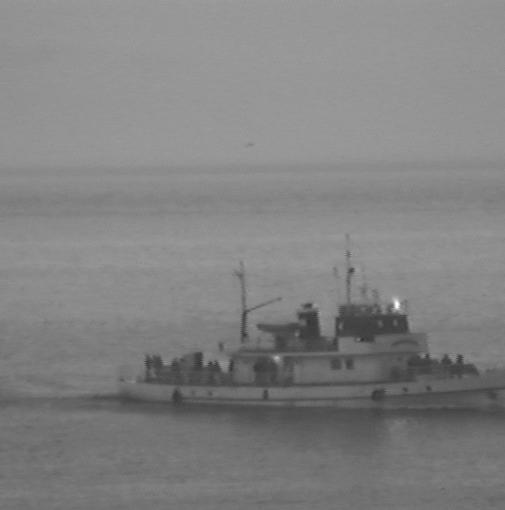
%> input picture Stage 3/Steamboat_Vis.jpg, 505 x 510 px
$ octave SWTimfuse1L_demo.m   (GNU Octave 9; MATLAB toolbox functions it lacks are replaced by stand-ins)
%> lines starting %> are read from the running program, lines starting %| are printed output that depends on the picture
close all;
clear all;
home;

% insert images
img1 = double(imread('Steamboat_Vis.jpg'));
%> img1: size 510x505 double; min 47, max 255, mean 129.8; mean of the top-left, top-right, bottom-left and bottom-right quarters 145, 145.3, 119.2, 109.6
img2 = double(imread('Steamboat_IR.jpg'));
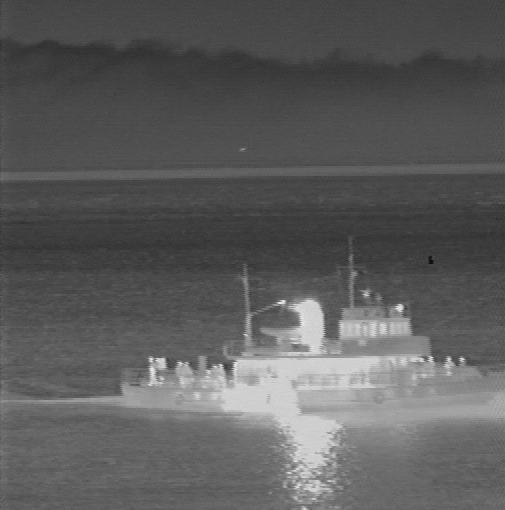
%> input picture Stage 3/Steamboat_IR.jpg, 505 x 510 px
%> img2: size 510x505 double; min 11, max 239, mean 92; mean of the top-left, top-right, bottom-left and bottom-right quarters 70.7, 71.1, 99.8, 126.5
figure(1);
subplot(121);imshow(img1,[]);
subplot(122);imshow(img2,[]);

img1=imresize(img1,[510 506]);
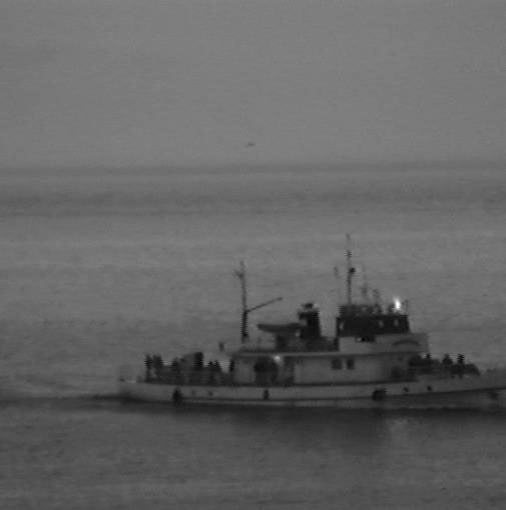
%> img1: size 510x506 double; min 46.87, max 257.1, mean 129.8; drawn with min black and max white
img2=imresize(img2,[510 506]);
%> img2: size 510x506 double

% image decomposition using discrete stationary wavelet transform
%> (the run ends here)
